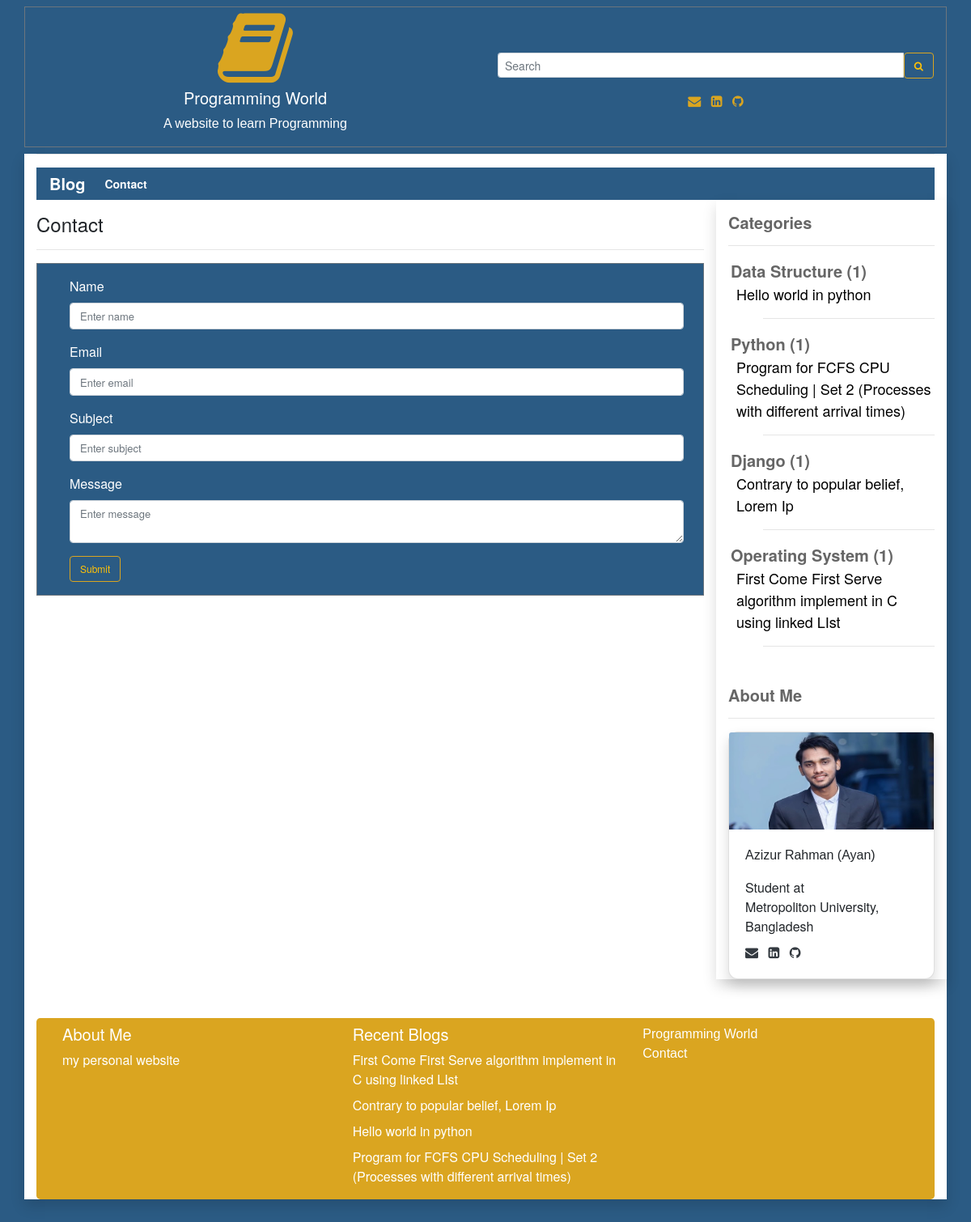
/contact/, run on an earlier commit of the app's database.
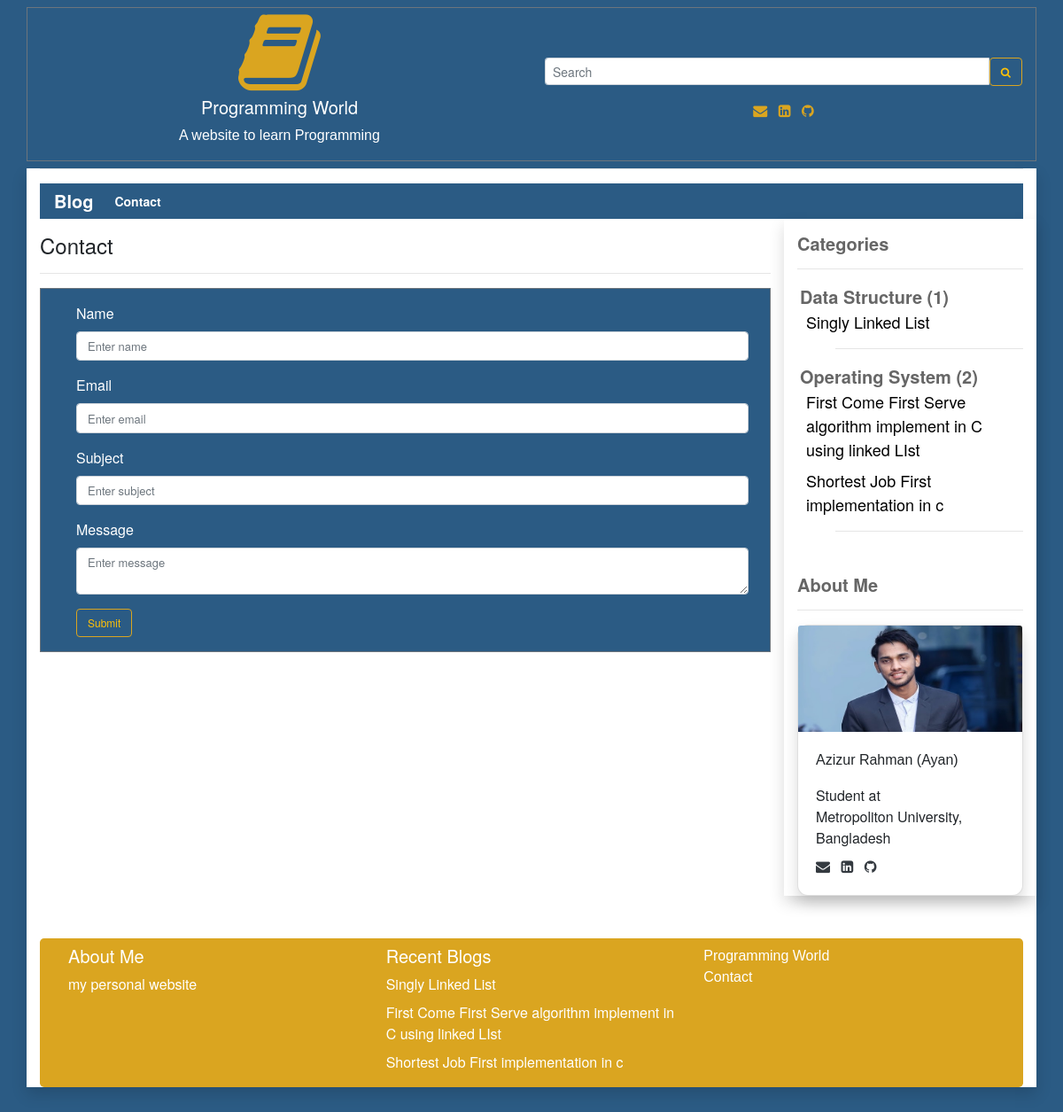
And on a later commit of the database.
### user_panel_1/models.py (models this page shows, shortened)
class Category(models.Model):
    cat_name = models.CharField(max_length=300)
    cat_priority = models.IntegerField(blank=False, null=False);
    def __str__(self):
        return self.cat_name

class Blog(models.Model):
    cat_name = models.ForeignKey(Category, on_delete=models.CASCADE)
    blog_priority = models.IntegerField(blank=True, null=True)
    blog_tags = models.CharField(max_length=200,  blank=True, null=True)
    blog_title = models.CharField(max_length=200)
    blog_author = models.CharField(max_length=200)
    blog_descriptions = models.CharField(max_length=600);
    blog_body = RichTextUploadingField(blank=True, null=True)
    blog_views = models.IntegerField(default=0)
    blog_date = models.DateField(auto_now_add=True, auto_now=False, blank=True)

### user_panel_1/views.py (the view)
# urls.py: path('contact/', views.contact, name='contact'),
def contact(request):
    reacentBlog = Blog.objects.all().order_by('-blog_date')[0:5]
    if request.method == 'POST':
        name = request.POST['name']
        email = request.POST['email']
        subject = request.POST['subject']
        message = request.POST['message']
        data  = Contact(name=name, email=email, subject=subject, message=message)
        data.save()
        messages.success(request, "Your message was sent successfully.Thanks to you")
        return redirect('blog')
    else:
        category = Category.objects.all()
        categorys = Blog.objects.all().select_related('cat_name')
        context = {
        'category': category,
        'object_list': categorys,
        'recentBlog': reacentBlog,
    }
    return render(request, 'contact.html', context)

### templates/contact.html (shortened to what this page needs)
{% extends 'base.html' %}
{% load static %}
{% block content %}
<h4 class="mt-3">Contact</h4>
<hr>
<div class="border border-secondary p-3 mt-3  bg-c">
<form class="ml-4 mr-2" name="myForm" action="{% url 'contact' %}" method="POST" onsubmit="return validateForm()">
  <div class="form-group">
    <label for="exampleInputEmail1"  class="text-white">Name</label>
    <input type="text" class="form-control  input-edit" id="name" name="name"  placeholder="Enter name" required>
  </div>
  <div class="form-group">
    <label for="exampleInputPassword1"  class="text-white">Email</label>
    <input type="email" class="form-control input-edit" id="email" name="email" placeholder="Enter email" required>
  </div>
  <form class="ml-md-5">
  <div class="form-group">
    <label for="exampleInputEmail1"  class="text-white">Subject</label>
    <input type="text" class="form-control input-edit" id="subject" name="subject"  placeholder="Enter subject" required>
  </div>
  <div class="form-group">
    <label for="emessage"  class="text-white" >Message</label>
    <textarea class="form-control input-edit" id="message" name="message" placeholder="Enter message" required></textarea>
  </div>
  <button type="submit" class="btn-cv btn btn-outline-warning">Submit</button>
</form>
</div>
{% endblock content %}

### templates/base.html (shortened to what the changed rows need)
{% load static %}
{% load humanize %}
<!DOCTYPE html>
<html lang="en">
<head>
  <link rel="stylesheet" href="https://maxcdn.bootstrapcdn.com/bootstrap/4.5.2/css/bootstrap.min.css">
  <link rel="stylesheet"
      href="//cdnjs.cloudflare.com/ajax/libs/highlight.js/10.7.2/styles/default.min.css">
    <link
      rel="stylesheet"
      href="https://cdnjs.cloudflare.com/ajax/libs/font-awesome/4.7.0/css/font-awesome.min.css"
    />
    <link
      rel="stylesheet"
      href="{% static 'css/style.css' %}"
    />
    <link href="https://cdn.jsdelivr.net/gh/gitbrent/bootstrap4-toggle@3.6.1/css/bootstrap4-toggle.min.css" rel="stylesheet">
</head>
<body style="background:#2b5b84;">
<div class="container bg-white shadow">
<div class="row">
    <div class="col-sm-3 shadow">
     {% regroup object_list by cat_name as cat_all %}
<ul>
{% for categories in cat_all %}
    <li style="list-style-type:none; margin-left:-37px;"><strong class="title">{{ categories.grouper }} ({{ categories.list|length}}) </strong>
    <ul style="list-style-type:none;">
        {% for blog in categories.list %}
          <li style="margin-left:-33px;"><a href="{% url 'more' blog.id %}"  target="_blank" class="ur" style="font-size: 18px;">{{ blog.blog_title }}</li></a>
        {% endfor %}
        <hr>
    </ul>
    </li>
{% endfor %}
</ul>
    </div>
</div>
<div class="jumbotron mt-5 pb-0 pt-0 text-white" style="background:#DAA520;">
   <div class="row">
     <div class="col-sm-4">
      <p class="lead mt-2 mb-2">
        <h5 class="mt-2">Recent Blogs</h5>
        {% for recentBlog in recentBlog %}
         <a href="{% url 'more' recentBlog.id %}" target="_blank" class="text-white">{{recentBlog.blog_title}}</a>
        <br>
        {% endfor %}
    </p>
     </div>
   </div>
</div>
</div>
</body>
</html>

What changed in the data, as far as the page shows it:
removed Blog: blog_title "Hello world in python"
no longer on this page (row unchanged): Category: grouper "Python", list|length "1"
removed Blog: blog_title "Program for FCFS CPU Scheduling | Set 2 (Processes with different arrival times)"
no longer on this page (row unchanged): Category: grouper "Django", list|length "1"
removed Blog: blog_title "Contrary to popular belief, Lorem Ip"
added Blog: blog_title "Singly Linked List"
computed for Category "Operating System": list|length "1" → "2"
added Blog: blog_title "Shortest Job First implementation in c"
